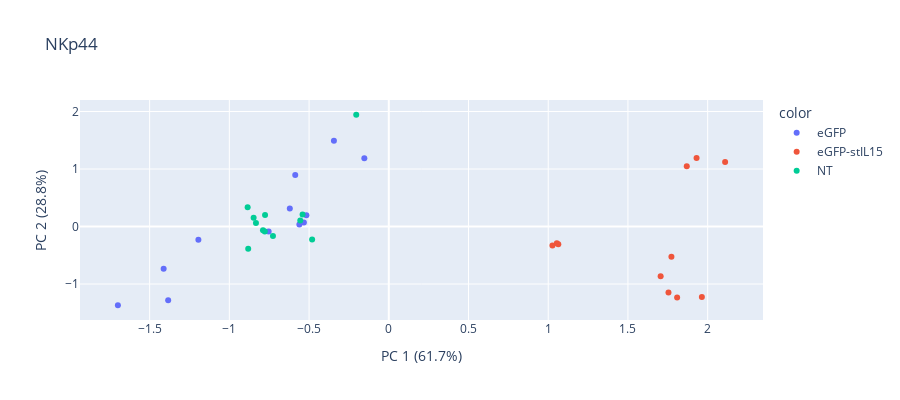

Notebook code for this chart:
### Code cell
n_components=2
pca = PCA(n_components=n_components)
components = pca.fit_transform(data)

labels = {
    str(i): f"PC {i+1} ({var:.1f}%)"
    for i, var in enumerate(pca.explained_variance_ratio_ * 100)
}

total_var = pca.explained_variance_ratio_.sum()*100


fig = px.scatter(components, x=0, y=1, color=cocul_emd_df['Transduction'],labels=labels, title=marker, width=900, height=400)
fig.show()

### Figure 1 — Plotly figure (JSON) as saved in the notebook; plotly's stock layout.template omitted (floating-point values rounded to 4 significant figures)
{"data": [{"hovertemplate": "color=eGFP<br>PC 1 (61.7%)=%{x}<br>PC 2 (28.8%)=%{y}<extra></extra>", "legendgroup": "eGFP", "marker": {"color": "#636efa", "symbol": "circle"}, "mode": "markers", "name": "eGFP", "orientation": "v", "showlegend": true, "type": "scatter", "x": [-0.5327, -0.5168, -0.5609, -1.699, -1.412, -1.384, -0.3442, -0.1533, -0.5868, -0.6209, -0.7537, -1.194], "xaxis": "x", "y": [0.06949, 0.1954, 0.03659, -1.369, -0.733, -1.283, 1.49, 1.186, 0.8941, 0.3136, -0.08588, -0.2306], "yaxis": "y"}, {"hovertemplate": "color=eGFP-stIL15<br>PC 1 (61.7%)=%{x}<br>PC 2 (28.8%)=%{y}<extra></extra>", "legendgroup": "eGFP-stIL15", "marker": {"color": "#EF553B", "symbol": "circle"}, "mode": "markers", "name": "eGFP-stIL15", "orientation": "v", "showlegend": true, "type": "scatter", "x": [1.026, 1.054, 1.063, 1.705, 1.773, 2.109, 1.869, 1.93, 1.808, 1.964, 1.754], "xaxis": "x", "y": [-0.328, -0.2892, -0.3076, -0.8652, -0.5251, 1.122, 1.049, 1.192, -1.233, -1.226, -1.147], "yaxis": "y"}, {"hovertemplate": "color=NT<br>PC 1 (61.7%)=%{x}<br>PC 2 (28.8%)=%{y}<extra></extra>", "legendgroup": "NT", "marker": {"color": "#00cc96", "symbol": "circle"}, "mode": "markers", "name": "NT", "orientation": "v", "showlegend": true, "type": "scatter", "x": [-0.789, -0.5406, -0.8331, -0.5551, -0.7776, -0.7761, -0.8818, -0.7265, -0.2042, -0.4809, -0.8477, -0.8853], "xaxis": "x", "y": [-0.06686, 0.2079, 0.0615, 0.1028, -0.0852, 0.2002, -0.3872, -0.1632, 1.944, -0.2275, 0.1528, 0.3336], "yaxis": "y"}], "layout": {"height": 400, "legend": {"title": {"text": "color"}, "tracegroupgap": 0}, "title": {"text": "NKp44"}, "width": 900, "xaxis": {"anchor": "y", "domain": [0, 1], "title": {"text": "PC 1 (61.7%)"}}, "yaxis": {"anchor": "x", "domain": [0, 1], "title": {"text": "PC 2 (28.8%)"}}}}
